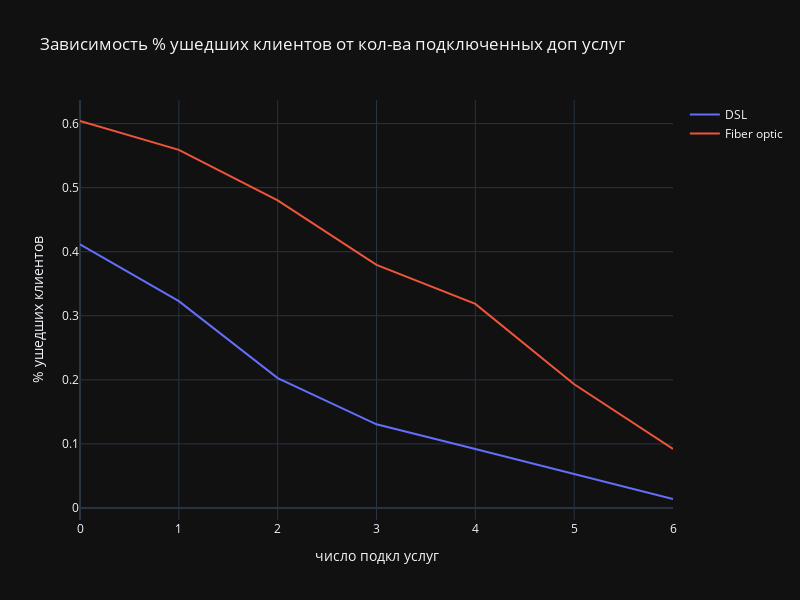

Notebook code cell kept with this figure:
### Code cell
fig = go.Figure()

#  каждую из линий добавляем отдельно на график
fig.add_trace(go.Scatter(x=table.query('InternetService=="DSL"')['N_services'],
                         y=table.query('InternetService=="DSL"')['Churn_flg'],
                    mode='lines',
                    name='DSL'))

fig.add_trace(go.Scatter(x=table.query('InternetService=="Fiber optic"')['N_services'], 
                         y=table.query('InternetService=="Fiber optic"')['Churn_flg'],
                    mode='lines',
                    name='Fiber optic'))
fig.update_layout(
    width=800, # задаем размер графика
    height=600,
    title='Зависимость % ушедших клиентов от кол-ва подключенных доп услуг',
    xaxis_title='число подкл услуг',
    yaxis_title='% ушедших клиентов'
)
fig.show()

### Figure 1 — Plotly figure (JSON) as saved in the notebook; plotly's stock layout.template omitted (floating-point values rounded to 4 significant figures)
{"data": [{"mode": "lines", "name": "DSL", "x": [0.0, 1.0, 2.0, 3.0, 4.0, 5.0, 6.0], "y": [0.4116, 0.3229, 0.2026, 0.1305, 0.09192, 0.05338, 0.01399], "type": "scatter"}, {"mode": "lines", "name": "Fiber optic", "x": [0.0, 1.0, 2.0, 3.0, 4.0, 5.0, 6.0], "y": [0.604, 0.559, 0.4801, 0.3795, 0.3185, 0.1931, 0.0922], "type": "scatter"}], "layout": {"width": 800, "height": 600, "title": {"text": "Зависимость % ушедших клиентов от кол-ва подключенных доп услуг"}, "xaxis": {"title": {"text": "число подкл услуг"}}, "yaxis": {"title": {"text": "% ушедших клиентов"}}}}
